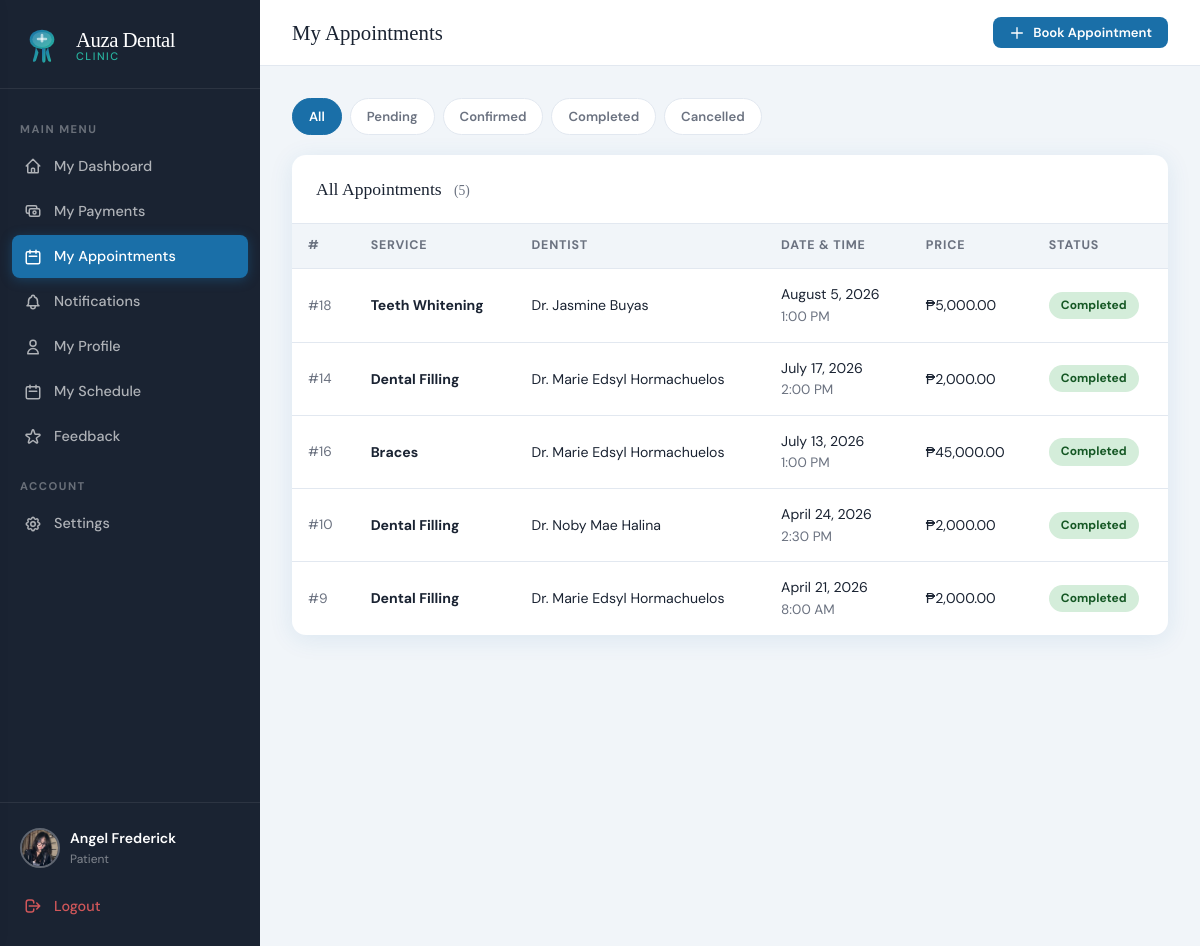
Screenshot of /index.php?page=patient_appointments (signed in) with the database file from the repository.
### tables this page shows
CREATE TABLE `appointments` (
  `id` int(11) NOT NULL,
  `patient_id` int(11) NOT NULL,
  `dentist_id` int(11) NOT NULL,
  `service_id` int(11) NOT NULL,
  `appointment_date` date NOT NULL,
  `appointment_time` time NOT NULL,
  `status` enum('pending','confirmed','completed','cancelled') DEFAULT 'pending',
  `notes` text DEFAULT NULL,
  `reschedule_reason` text DEFAULT NULL,
  `rescheduled_at` datetime DEFAULT NULL,
  `original_date` date DEFAULT NULL,
  `original_time` time DEFAULT NULL,
  `created_at` datetime DEFAULT current_timestamp()
);

CREATE TABLE `services` (
  `id` int(11) NOT NULL,
  `name` varchar(150) NOT NULL,
  `description` text DEFAULT NULL,
  `duration_minutes` int(11) DEFAULT 30,
  `price` decimal(10,2) DEFAULT 0.00,
  `is_active` tinyint(1) DEFAULT 1
);

### app/controllers/AppointmentController.php (called while the page is built, shortened)
<?php
require_once __DIR__ . '/../config.php';
class AppointmentController {
    public function myAppointments() {
        $patient_id   = $_SESSION['user_id'];
        $appointments = callProcedure('sp_get_patient_appointments', [$patient_id]);
        require __DIR__ . '/../views/patient/appointments.php';
    }
}

### app/views/patient/appointments.php (the view, shortened to what this page needs)
<!DOCTYPE html>
<html lang="en">
<head>
<link rel="stylesheet" href="<?= APP_URL ?>/public/css/style.css">
</head>
<body>
<div class="app-layout">
  <?php require __DIR__ . '/../shared/sidebar.php'; ?>
  <div class="main-content">
    <div class="topbar">
      <div class="topbar-title">My Appointments</div>
      <div class="topbar-actions">
        <button class="btn btn-primary btn-sm" onclick="openModal('bookModal')">
          <svg xmlns="http://www.w3.org/2000/svg" width="16" height="16" fill="none" viewBox="0 0 24 24" stroke="currentColor"><path stroke-linecap="round" stroke-linejoin="round" stroke-width="2" d="M12 4v16m8-8H4"/></svg>
          Book Appointment
        </button>
      </div>
    </div>
    <div class="page-content">
      <?php require_once __DIR__ . '/../shared/helpers.php'; showFlash(); ?>
      <div class="filter-bar">
        <?php
          $filters = ['' => 'All', 'pending' => 'Pending', 'confirmed' => 'Confirmed', 'completed' => 'Completed', 'cancelled' => 'Cancelled'];
          $current = $_GET['status'] ?? '';
          foreach ($filters as $val => $label):
        ?>
          <a href="?page=patient_appointments<?= $val ? '&status='.$val : '' ?>" class="filter-btn <?= $current === $val ? 'active' : '' ?>"><?= $label ?></a>
        <?php endforeach; ?>
      </div>
      <div class="card">
        <div class="card-header">
          <div class="card-title">
            <?= $filters[$current] ?? 'All' ?> Appointments
            <span style="font-size:0.85rem;font-weight:400;color:var(--gray);margin-left:8px;">(<?= count($appointments) ?>)</span>
          </div>
        </div>
        <div class="table-wrap">
          <?php if (empty($appointments)): ?>
            <div class="empty-state">
              <svg xmlns="http://www.w3.org/2000/svg" fill="none" viewBox="0 0 24 24" stroke="currentColor"><path stroke-linecap="round" stroke-linejoin="round" stroke-width="1" d="M8 7V3m8 4V3m-9 8h10M5 21h14a2 2 0 002-2V7a2 2 0 00-2-2H5a2 2 0 00-2 2v12a2 2 0 002 2z"/></svg>
              <h3>No Appointments Found</h3>
              <p>No appointments match the selected filter</p>
              <button class="btn btn-primary btn-sm mt-1" onclick="openModal('bookModal')">Book Now</button>
            </div>
          <?php else: ?>
            <table>
              <thead>
                <tr>
                  <th>#</th>
                  <th>Service</th>
                  <th>Dentist</th>
                  <th>Date & Time</th>
                  <th>Price</th>
                  <th>Status</th>
                </tr>
              </thead>
              <tbody>
                <?php foreach ($appointments as $appt):
                ?>
                <tr>
                  <td class="text-gray text-sm">#<?= $appt['id'] ?></td>
                  <td>
                    <div class="font-bold"><?= htmlspecialchars($appt['service_name']) ?></div>
                  </td>
                  <td>Dr. <?= htmlspecialchars($appt['dentist_name']) ?></td>
                  <td>
                    <div><?= formatDate($appt['appointment_date']) ?></div>
                    <div class="text-sm text-gray"><?= formatTime($appt['appointment_time']) ?></div>
                  </td>
                  <td>₱<?= number_format($appt['price'], 2) ?></td>
                  <td><?= statusBadge($appt['status']) ?></td>
                </tr>
                <?php endforeach; ?>
              </tbody>
            </table>
          <?php endif; ?>
        </div>
      </div>
    </div>
  </div>
</div>
</body>
</html>

### app/config.php (shortened to what this page needs)
<?php
function getDB() {
    static $conn = null;
    if ($conn === null) {
        $conn = new mysqli(DB_HOST, DB_USER, DB_PASS, DB_NAME);
        $conn->set_charset('utf8mb4');
    }
    return $conn;
}
function callProcedure($proc_name, $params = []) {
    $db = getDB();
    if (empty($params)) {
        $sql = "CALL {$proc_name}()";
        $result = $db->query($sql);
    } else {
        $placeholders = implode(',', array_fill(0, count($params), '?'));
        $sql = "CALL {$proc_name}({$placeholders})";
        $stmt = $db->prepare($sql);
        $types = '';
        foreach ($params as $p) {
            if (is_int($p)) $types .= 'i';
            elseif (is_float($p)) $types .= 'd';
            else $types .= 's';
        }
        $stmt->bind_param($types, ...$params);
        $stmt->execute();
        $result = $stmt->get_result();
    }
    $rows = [];
    while ($row = $result->fetch_assoc()) {
        $rows[] = $row;
    }
    return $rows;
}
function formatDate($date) {
    return date('F j, Y', strtotime($date));
}
function formatTime($time) {
    return date('g:i A', strtotime($time));
}
function statusBadge($status) {
    $classes = [
        'pending'   => 'badge-pending',
        'confirmed' => 'badge-confirmed',
        'completed' => 'badge-completed',
        'cancelled' => 'badge-cancelled',
    ];
    $class = $classes[$status] ?? 'badge-pending';
    return "<span class='badge {$class}'>" . ucfirst($status) . "</span>";
}

### public/css/style.css (style rules this page uses)
:root { --primary: #1a6fa8; --primary-dark: #134f7a; --primary-light:#e8f4fd; --accent: #28b4a0; --accent-light: #e6f7f5; --danger: #e74c3c; --warning: #f39c12; --success: #27ae60; --info: #2980b9; --dark: #1a2332; --gray: #6b7280; --gray-light: #f1f5f9; --white: #ffffff; --border: #e2e8f0; --shadow: 0 4px 24px rgba(26,111,168,0.10); --shadow-lg: 0 8px 40px rgba(26,111,168,0.16); --radius: 14px; --radius-sm: 8px; --font-display: 'Playfair Display', serif; --font-body: 'DM Sans', sans-serif; }
*, *::before, *::after { box-sizing: border-box; margin: 0; padding: 0; }
body { font-family: var(--font-body); background: var(--gray-light); color: var(--dark); min-height: 100vh; font-size: 15px; line-height: 1.6; }
a { color: var(--primary); text-decoration: none; }
.btn { display: inline-flex; align-items: center; justify-content: center; gap: 8px; padding: 12px 24px; border-radius: var(--radius-sm); border: none; font-family: var(--font-body); font-size: 0.9rem; font-weight: 600; cursor: pointer; transition: all 0.2s; text-decoration: none; }
.btn-primary { background: var(--primary); color: white; }
.btn-sm { padding: 7px 16px; font-size: 0.82rem; }
.app-layout { display: flex; min-height: 100vh; }
.main-content { margin-left: 260px; flex: 1; display: flex; flex-direction: column; }
.topbar { background: white; border-bottom: 1px solid var(--border); padding: 16px 32px; display: flex; align-items: center; justify-content: space-between; position: sticky; top: 0; z-index: 50; }
.topbar-title { font-family: var(--font-display); font-size: 1.3rem; color: var(--dark); }
.topbar-actions { display: flex; align-items: center; gap: 12px; }
.page-content { padding: 32px; flex: 1; }
.card { background: white; border-radius: var(--radius); box-shadow: var(--shadow); overflow: hidden; }
.card-header { padding: 20px 24px; border-bottom: 1px solid var(--border); display: flex; align-items: center; justify-content: space-between; }
.card-title { font-family: var(--font-display); font-size: 1.1rem; color: var(--dark); }
.table-wrap { overflow-x: auto; }
table { width: 100%; border-collapse: collapse; }
thead th { background: var(--gray-light); padding: 12px 16px; font-size: 0.78rem; font-weight: 700; text-transform: uppercase; letter-spacing: 0.8px; color: var(--gray); text-align: left; border-bottom: 1px solid var(--border); }
tbody td { padding: 14px 16px; border-bottom: 1px solid var(--border); font-size: 0.88rem; }
tbody tr:last-child td { border-bottom: none; }
.badge { display: inline-block; padding: 4px 12px; border-radius: 20px; font-size: 0.75rem; font-weight: 700; text-transform: capitalize; }
.badge-completed { background: #d4edda; color: #155724; }
.filter-bar { display: flex; gap: 8px; flex-wrap: wrap; margin-bottom: 20px; }
.filter-btn { padding: 7px 16px; border-radius: 20px; border: 1.5px solid var(--border); background: white; font-size: 0.82rem; font-weight: 600; color: var(--gray); cursor: pointer; transition: all 0.18s; text-decoration: none; }
.filter-btn:hover, .filter-btn.active { border-color: var(--primary); background: var(--primary); color: white; text-decoration: none; }
.font-bold { font-weight: 700; }
.text-sm { font-size: 0.85rem; }
.text-gray { color: var(--gray); }

### rows the page displays
appointments: id "18", service.name "Teeth Whitening", dentist_name "Jasmine Buyas", appointment_date "August 5, 2026", appointment_time "1:00 PM", service.price "5,000.00", status "Completed"
appointments: id "14", service.name "Dental Filling", dentist_name "Marie Edsyl Hormachuelos", appointment_date "July 17, 2026", appointment_time "2:00 PM", service.price "2,000.00", status "Completed"
appointments: id "16", service.name "Braces", dentist_name "Marie Edsyl Hormachuelos", appointment_date "July 13, 2026", appointment_time "1:00 PM", service.price "45,000.00", status "Completed"
appointments: id "10", service.name "Dental Filling", dentist_name "Noby Mae Halina", appointment_date "April 24, 2026", appointment_time "2:30 PM", service.price "2,000.00", status "Completed"
appointments: id "9", service.name "Dental Filling", dentist_name "Marie Edsyl Hormachuelos", appointment_date "April 21, 2026", appointment_time "8:00 AM", service.price "2,000.00", status "Completed"

### other values shown
$_SESSION['role'] "Patient"
$label "All"
$label "Pending"
$label "Confirmed"
$label "Completed"
$label "Cancelled"
$filters[$current] "All"
count($appointments) "5"
